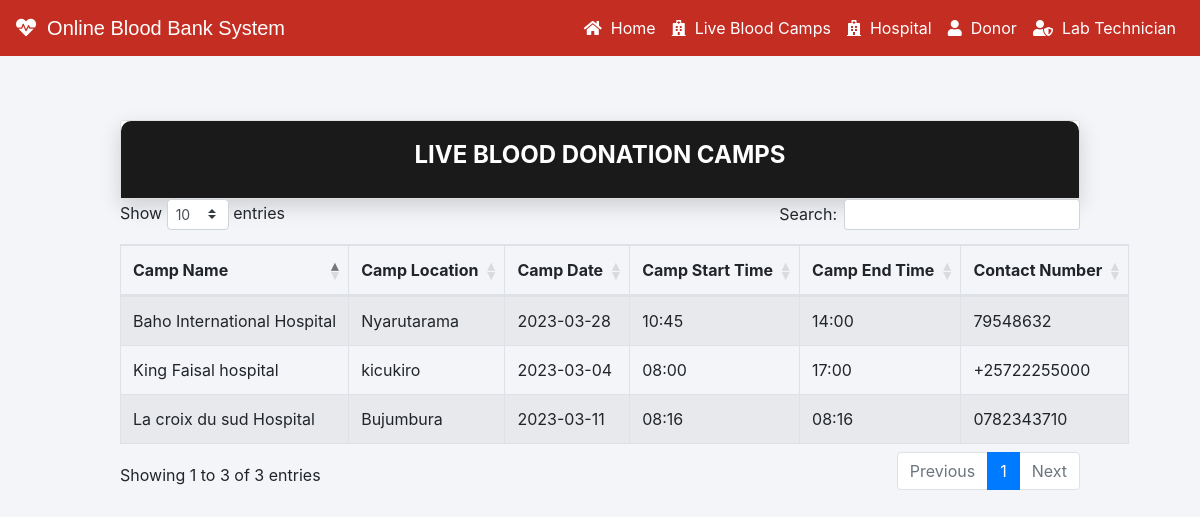
The app's page /camps/livebloodcamps/ with its own data.
### camps/models.py (models this page shows, shortened)
class Hospital_service(models.Model):
    hospital_name = models.CharField(max_length=100)
    hospital_location = models.CharField(max_length=100)
    hospital_start_time = models.CharField(max_length=250)
    hospital_end_time = models.CharField(max_length=250)
    hospital_date_donating = models.CharField(blank=True, null=True, max_length=250)
    hospital_phone = models.CharField(max_length=250, default='0788101020')
    post_date = models.DateTimeField(auto_now_add=True)
    class Meta:
        verbose_name_plural = " Hospital service"
        ordering = ['-post_date']

### camps/views.py (the view)
# urls.py: path('livebloodcamps/', views.livebloodcamps, name="livebloodcamps")
def livebloodcamps(request):
    hospital_service = Hospital_service.objects.all()
    context = {
        'hospitals': hospital_service
    }
    return render(request, 'camps/livebloodcamps.html', context)

### templates/camps/livebloodcamps.html (shortened to what this page needs)
{%load static%}
{% load widget_tweaks %}
<!DOCTYPE html>
<html lang="en" dir="ltr">
  <head>
    <link rel="stylesheet" href="https://maxcdn.bootstrapcdn.com/bootstrap/4.0.0/css/bootstrap.min.css">
    <link rel="stylesheet" href="https://cdnjs.cloudflare.com/ajax/libs/font-awesome/5.14.0/css/all.css">
              <link rel="stylesheet" type="text/css" href="{% static 'datatable/datatables.min.css' %}"/>
    <link href="{% static "css/main.css" %}"rel="stylesheet" media="all">
  </head>
  <body>
    {% include "blood/navbar.html" %}
    <div class="page-wrapper bg-gra-03 p-b-50">0
        <div class="wrapper wrapper--w960">
            <br><br><br><br>
            <div class="card card-5">
                <div class="card-heading">
                    <h2 class="title">Live Blood Donation Camps</h2>
                </div>
            </div>
            <table id="example" class="table table-striped table-bordered nowrap" style="width:100%">
        <thead>
            <tr>
                <th>Camp Name</th>
                <th>Camp Location</th>
                <th>Camp Date</th>
                <th>Camp Start Time</th>
                <th>Camp End Time</th>
                <th>Contact Number</th>
            </tr>
        </thead>
        <tbody>
        {% for hospital in hospitals %}
            <tr>
                <td>{{ hospital.hospital_name }}</td>
                <td>{{ hospital.hospital_location }}</td>
                <td>{{ hospital.hospital_date_donating }}</td>
                <td>{{ hospital.hospital_start_time }}</td>
                <td>{{ hospital.hospital_end_time }}</td>
                <td>{{ hospital.hospital_phone }}</td>
            </tr>
        {% endfor %}
        </tbody>
    </table>
        </div>
    </div>
  </body>
</html>

### static/css/main.css (style rules this page uses)
html { -webkit-box-sizing: border-box; -moz-box-sizing: border-box; box-sizing: border-box; }
* { padding: 0; margin: 0; }
*, *:before, *:after { -webkit-box-sizing: inherit; -moz-box-sizing: inherit; box-sizing: inherit; }
body, h1, h2, h3, h4, h5, h6, blockquote, p, pre, dl, dd, ol, ul, figure, hr, fieldset, legend { margin: 0; padding: 0; }
table { border-collapse: collapse; border-spacing: 0; }
.page-wrapper { min-height: 100vh; }
body { font-family: "Open Sans", "Arial", "Helvetica Neue", sans-serif; font-weight: 400; font-size: 14px; }
h1, h2, h3, h4, h5, h6 { font-weight: 400; }
h2 { font-size: 30px; }
.bg-gra-03 { background: #f4f5f9; }
.p-b-50 { padding-bottom: 50px; }
.wrapper { margin: 0 auto; }
.wrapper--w960 { max-width: 960px; }
.title { font-size: 24px; text-transform: uppercase; font-weight: 700; text-align: center; color: #fff; }
.card { -webkit-border-radius: 3px; -moz-border-radius: 3px; border-radius: 3px; background: #fff; }
.card-5 { background: #fff; -webkit-border-radius: 10px; -moz-border-radius: 10px; border-radius: 10px; -webkit-box-shadow: 0px 8px 20px 0px rgba(0, 0, 0, 0.15); -moz-box-shadow: 0px 8px 20px 0px rgba(0, 0, 0, 0.15); box-shadow: 0px 8px 20px 0px rgba(0, 0, 0, 0.15); }
.card-5 .card-heading { padding: 20px 0; background: #1a1a1a; -webkit-border-top-left-radius: 10px; -moz-border-radius-topleft: 10px; border-top-left-radius: 10px; -webkit-border-top-right-radius: 10px; -moz-border-radius-topright: 10px; border-top-right-radius: 10px; }

### records on screen
Hospital_service: hospital_name "Baho International Hospital", hospital_location "Nyarutarama", hospital_date_donating "2023-03-28", hospital_start_time "10:45", hospital_end_time "14:00", hospital_phone "79548632"
Hospital_service: hospital_name "La croix du sud Hospital", hospital_location "Bujumbura", hospital_date_donating "2023-03-11", hospital_start_time "08:16", hospital_end_time "08:16", hospital_phone "0782343710"
Hospital_service: hospital_name "King Faisal hospital", hospital_location "kicukiro", hospital_date_donating "2023-03-04", hospital_start_time "08:00", hospital_end_time "17:00", hospital_phone "+25722255000"
